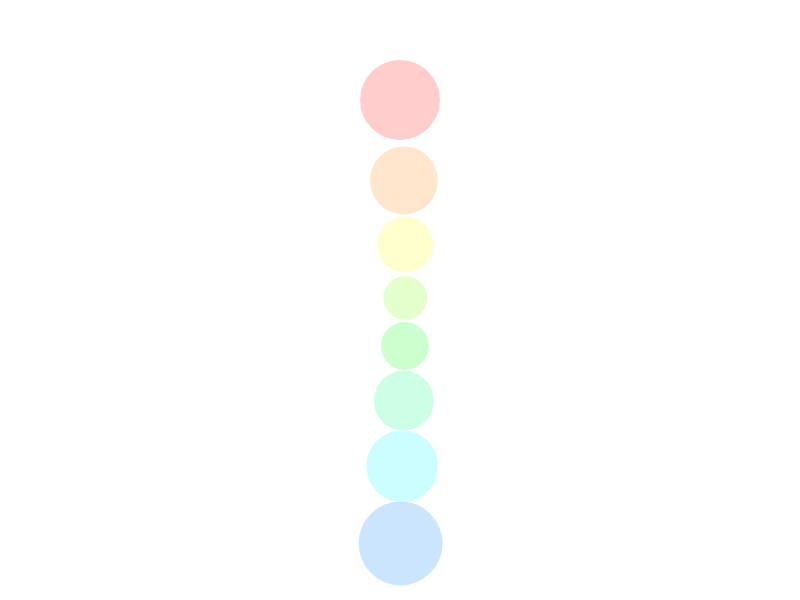
Frame 1 (no input)
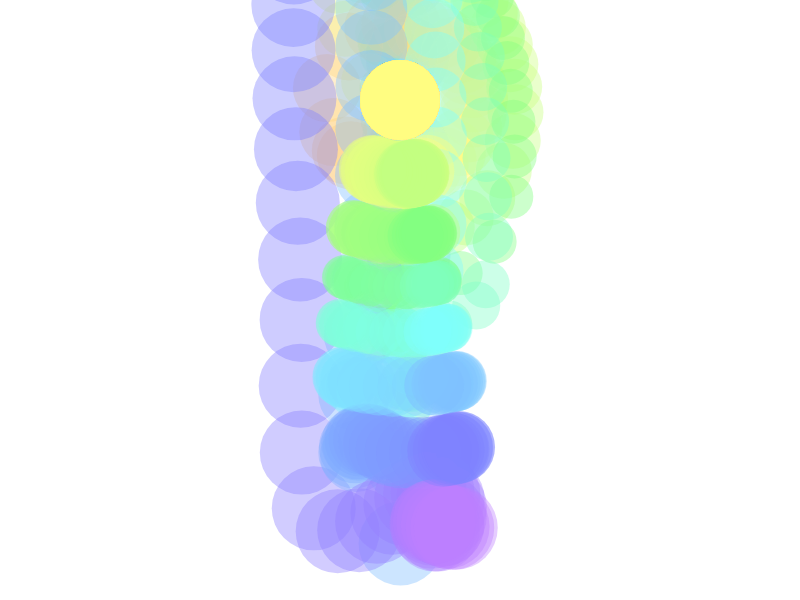
Frame 60 (no input)
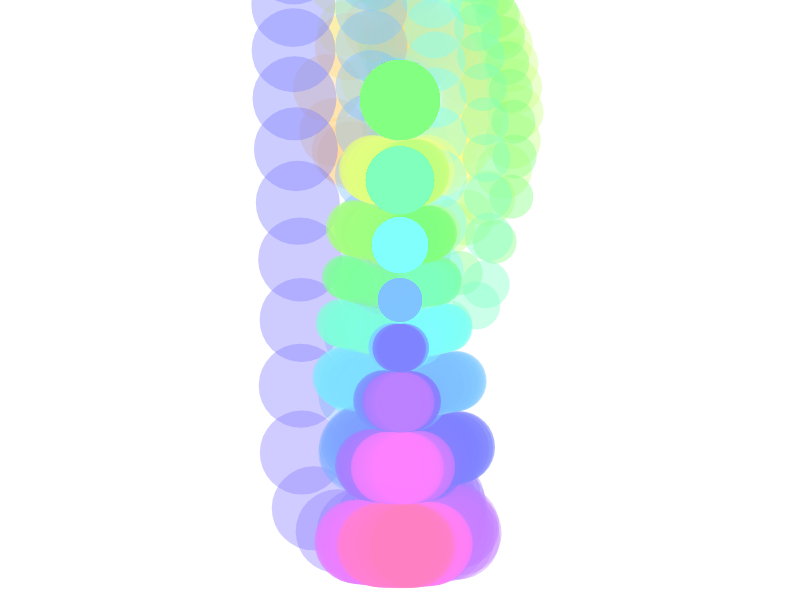
Frame 120 (the mouse pressed at the canvas centre since frame 60)

The p5.js sketch that drew these frames (run headless with seeded random() and noise() and a simulated clock; from frame 60 on, the mouse is pressed at the canvas centre):

// p5.js sketch
// ── sketch.js
class Circle {
  constructor(x, y, radius, hue) {
    this.pos = createVector(x, y);
    this.oldPos = createVector(x, y);
    this.vel = createVector(0, 0);
    this.radius = radius;
    this.mass = radius * radius;
    this.isDragged = false;
    this.hue = hue;
    this.baseHue = hue;
  }
  update() {
    if (!this.isDragged) {
      let temp = createVector(this.pos.x, this.pos.y);
      this.pos.add(p5.Vector.sub(this.pos, this.oldPos));
      this.pos.add(this.vel);
      this.oldPos = temp;
      this.vel.mult(0.999);
    }
    this.hue = (this.baseHue + frameCount) % 360;
  }
  draw() {
    fill(this.hue, 50, 255, 0.4);
    noStroke();
    ellipse(this.pos.x, this.pos.y, this.radius * 2);
  }
  checkDrag(mouseX, mouseY) {
    let d = dist(mouseX, mouseY, this.pos.x, this.pos.y);
    if (d < this.radius && mouseIsPressed) {
      this.isDragged = true;
      this.pos.x = mouseX;
      this.pos.y = mouseY;
      this.oldPos = this.pos.copy();
      this.vel.mult(0);
    } else {
      this.isDragged = false;
    }
  }
}

class Chain {
  constructor(numSegments, startRadius) {
    this.circles = [];
    let prevCircle = null;
    let hueStep = 30;
    
    for (let i = 0; i < numSegments; i++) {
      if (i < numSegments/2) {
        let radius = startRadius * (1 - i * 0.15);
        let x = width/2 + (i === 0 ? 100 : 0);
        let y = 100 + (i * radius * 2);
        let circle = new Circle(x, y, radius, i * hueStep);
        this.circles.push(circle);
      } else {
        let radius = startRadius * (i * 0.15);
        let x = width/2 + (i === 0 ? 100 : 0);
        let y = 100 + (i * radius * 2);
        let circle = new Circle(x, y, radius, i * hueStep);
        this.circles.push(circle);
      }
    }
  }
  update(gravity) {
    this.circles.forEach(circle => {
      if (!circle.isDragged) {
        circle.vel.add(gravity);
      }
      circle.update();
    });
    for (let i = 0; i < 20; i++) {
      this.constrainAll();
    }
  }
  constrainAll() {
    for (let i = 1; i < this.circles.length; i++) {
      this.constrain(this.circles[i], this.circles[i-1]);
    }
    this.circles[0].pos.x = width/2;
    this.circles[0].pos.y = 100;
  }
  constrain(circle1, circle2) {
    let dir = p5.Vector.sub(circle1.pos, circle2.pos);
    let currLen = dir.mag();
    let targetLen = circle1.radius + circle2.radius;
    let diff = targetLen - currLen;
    dir.normalize();
    
    let totalMass = circle1.mass + circle2.mass/3;
    let move1 = (circle2.mass / totalMass) * diff;
    let move2 = (circle1.mass / totalMass) * diff;
    
    if (!circle1.isDragged) circle1.pos.add(p5.Vector.mult(dir, move1));
    if (!circle2.isDragged) circle2.pos.sub(p5.Vector.mult(dir, move2));
  }
  draw() {
    for (let i = this.circles.length - 1; i >= 0; i--) {
      this.circles[i].draw();
      this.circles[i].checkDrag(mouseX, mouseY);
    }
  }
}

let chain;
let gravity;
function setup() {
  createCanvas(800, 600);
  gravity = createVector(0, 0.1);
  chain = new Chain(8, 40);
  colorMode(HSB);
}
function draw() {
  chain.update(gravity);
  chain.draw();
}
